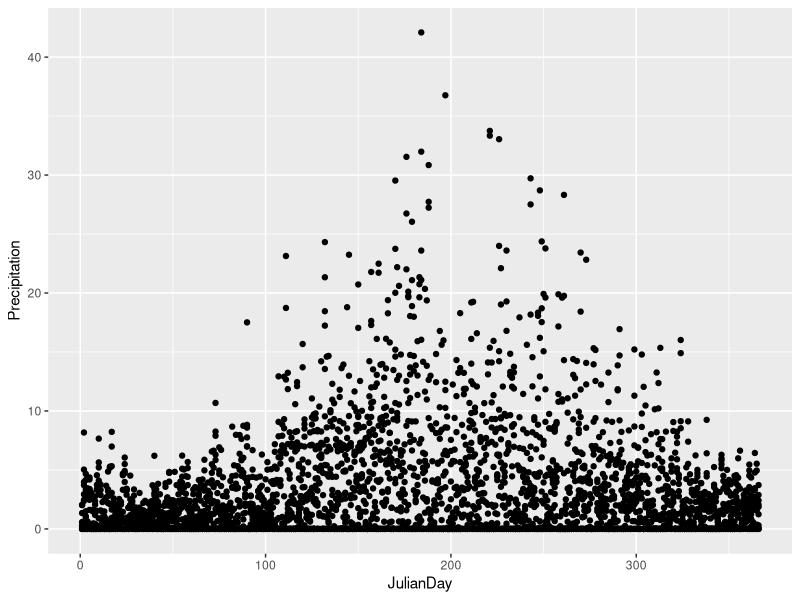

Write R code to recreate this figure.

InputData <- read.csv("Inflow_Interpolated.csv")
library(tidyverse)

InputData <- InputData %>% unite(date, Year, Month, Day, sep = '-')
InputData$date <- as.Date(InputData$date, format = "%Y-%m-%d")
InputData$date <- format(InputData$date, "%j")

MeanInputData <- aggregate(InputData, list(JulianDay = InputData$date), mean)
SDInputData <- aggregate(InputData, list(JulianDay = InputData$date), sd)

JulianDay <- as.data.frame(c(1:366, 1:366, 1:366, 1:366, 1:366, 1:366, 1:366, 1:366, 1:366, 1:366))

MeanInputDataCloud <- as.numeric(MeanInputData$CloudI)
SDInputDataCloud <- as.numeric(SDInputData$CloudI)
RandoCloud <- as.data.frame(rnorm(3660, mean = MeanInputDataCloud, sd = SDInputDataCloud))

MeanInputDataAirTemp <- as.numeric(MeanInputData$AirTempI)
SDInputDataAirTemp <- as.numeric(SDInputData$AirTempI)
RandoAirTemp <- as.data.frame(rnorm(3660, mean = MeanInputDataAirTemp, sd = SDInputDataAirTemp))

MeanInputDataHumidity <- as.numeric(MeanInputData$HumidityI)
SDInputDataHumidity <- as.numeric(SDInputData$HumidityI)
RandoHumidity <- as.data.frame(rnorm(3660, mean = MeanInputDataHumidity, sd = SDInputDataHumidity))

MeanInputDataAirPressure <- as.numeric(MeanInputData$AirPressureI)
SDInputDataAirPressure <- as.numeric(SDInputData$AirPressureI)
RandoAirPressure <- as.data.frame(rnorm(3660, mean = MeanInputDataAirPressure, sd = SDInputDataAirPressure))

MeanInputDataWindSpeed<- as.numeric(MeanInputData$WindSpeedI)
SDInputDataWindSpeed <- as.numeric(SDInputData$WindSpeedI)
RandoWindSpeed <- as.data.frame(rnorm(3660, mean = MeanInputDataWindSpeed, sd = SDInputDataWindSpeed))

MeanInputDataPrecipitation <- as.numeric(MeanInputData$Precipitation)
SDInputDataPrecipitation <- as.numeric(SDInputData$Precipitation)
RandoPrecipitation <- as.data.frame(rnorm(3660, mean = MeanInputDataPrecipitation, sd = SDInputDataPrecipitation))

MeanInputDataInflowTemp<- as.numeric(MeanInputData$InflowTempI)
SDInputDataInflowTemp <- as.numeric(SDInputData$InflowTempI)
RandoInflowTemp <- as.data.frame(rnorm(3660, mean = MeanInputDataInflowTemp, sd = SDInputDataInflowTemp))

MeanInputDataTP<- as.numeric(MeanInputData$TPI)
SDInputDataTP <- as.numeric(SDInputData$TPI)
RandoTP<- as.data.frame(rnorm(3660, mean = MeanInputDataTP, sd = SDInputDataTP))

MeanInputDataDOC<- as.numeric(MeanInputData$DOCI)
SDInputDataDOC <- as.numeric(SDInputData$DOCI)
RandoDOC <- as.data.frame(rnorm(3660, mean = MeanInputDataDOC, sd = SDInputDataDOC))

MeanInputDataNO3<- as.numeric(MeanInputData$NO3I)
SDInputDataNO3 <- as.numeric(SDInputData$NO3I)
RandoNO3 <- as.data.frame(rnorm(3660, mean = MeanInputDataNO3, sd = SDInputDataNO3))

MeanInputDataNH4<- as.numeric(MeanInputData$NH4I)
SDInputDataNH4 <- as.numeric(SDInputData$NH4I)
RandoNH4 <- as.data.frame(rnorm(3660, mean = MeanInputDataNH4, sd = SDInputDataNH4))

MeanInputDataSO4<- as.numeric(MeanInputData$SO4I)
SDInputDataSO4 <- as.numeric(SDInputData$SO4I)
RandoSO4 <- as.data.frame(rnorm(3660, mean = MeanInputDataSO4, sd = SDInputDataSO4))

MeanInputDataFe2<- as.numeric(MeanInputData$Fe2I)
SDInputDataFe2 <- as.numeric(SDInputData$Fe2I)
RandoFe2 <- as.data.frame(rnorm(3660, mean = MeanInputDataFe2, sd = SDInputDataFe2))

MeanInputDataCa2<- as.numeric(MeanInputData$Ca2I)
SDInputDataCa2 <- as.numeric(SDInputData$Ca2I)
RandoCa2 <- as.data.frame(rnorm(3660, mean = MeanInputDataCa2, sd = SDInputDataCa2))

MeanInputDatapH<- as.numeric(MeanInputData$pHI)
SDInputDatapH <- as.numeric(SDInputData$pHI)
RandopH <- as.data.frame(rnorm(3660, mean = MeanInputDatapH, sd = SDInputDatapH))

MeanInputDataFe3 <- as.numeric(MeanInputData$Fe3I)
SDInputDataFe3 <- as.numeric(SDInputData$Fe3I)
RandoFe3 <- as.data.frame(rnorm(3660, mean = MeanInputDataFe3, sd = SDInputDataFe3))

MeanInputDataSiO2<- as.numeric(MeanInputData$SiO2I)
SDInputDataSiO2 <- as.numeric(SDInputData$SiO2I)
RandoSiO2 <- as.data.frame(rnorm(3660, mean = MeanInputDataSiO2, sd = SDInputDataSiO2))

Rando <- as.data.frame(cbind(JulianDay, RandoCloud, RandoAirTemp, RandoHumidity, 
                             RandoAirPressure, RandoWindSpeed, RandoPrecipitation, RandoInflowTemp, 
                             RandoTP, RandoDOC, RandoNO3, RandoNH4, RandoSO4, 
                             RandoFe2, RandoCa2, RandopH, RandoFe3, RandoSiO2))
colnames(Rando) <- c("JulianDay", "Cloud", "AirTemp", "Humidity", 
                     "AirPressure", "WindSpeed", "Precipitation", "InflowTemp", 
                     "TP", "DOC", "NO3", "NH4", "SO4", "Fe2", "Ca2", "pH", "Fe3", "SiO2")

# Change negative values to zero (exception: air temperature can be negative)
Rando$Cloud <- ifelse(Rando$Cloud < 0, 0, Rando$Cloud)
Rando$InflowTemp <- ifelse(Rando$InflowTemp < 0, 0, Rando$InflowTemp)
Rando$WindSpeed <- ifelse(Rando$WindSpeed < 0, 0, Rando$WindSpeed)
Rando$Precipitation <- ifelse(Rando$Precipitation < 0, 0, Rando$Precipitation)
Rando$TP <- ifelse(Rando$TP < 0, 0, Rando$TP)
Rando$DOC <- ifelse(Rando$DOC < 0, 0, Rando$DOC)
Rando$NO3 <- ifelse(Rando$NO3 < 0, 0, Rando$NO3)
Rando$NH4 <- ifelse(Rando$NH4 < 0, 0, Rando$NH4)
Rando$SO4 <- ifelse(Rando$SO4 < 0, 0, Rando$SO4)
Rando$Fe2 <- ifelse(Rando$Fe2 < 0, 0, Rando$Fe2)
Rando$Ca2 <- ifelse(Rando$Ca2 < 0, 0, Rando$Ca2)
Rando$Fe3 <- ifelse(Rando$Fe3 < 0, 0, Rando$Fe3)

# Check distributions
ggplot(Rando, aes(x = JulianDay, y = Precipitation)) + 
  geom_point()

# Generate correct number of samples for 2017-2026 (keep day 366 for 2020 and 2024 for leap day)
Rando <- Rando[-c(366, 732, 1098, 1830, 2196, 2562, 3294, 3660),]

# Write csv for random input data
write.csv(Rando, file = "RandomFutureInputs.csv", row.names = F)

# Add P fertilization
Pfertilization <- as.data.frame(c(1:366), c(1:366))

# Write csv for 